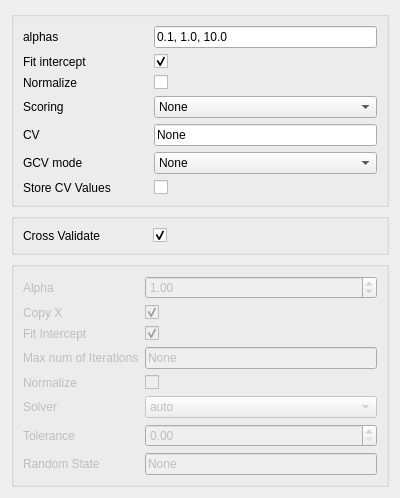
<?xml version="1.0" encoding="UTF-8"?>
<ui version="4.0">
 <class>Form</class>
 <widget class="QWidget" name="Form">
  <property name="geometry">
   <rect>
    <x>0</x>
    <y>0</y>
    <width>400</width>
    <height>441</height>
   </rect>
  </property>
  <property name="windowTitle">
   <string>Form</string>
  </property>
  <layout class="QVBoxLayout">
   <item>
    <layout class="QVBoxLayout" name="verticalLayout">
     <item>
      <widget class="QGroupBox" name="formGroupBox_CV">
       <layout class="QFormLayout" name="formLayout_6">
        <property name="fieldGrowthPolicy">
         <enum>QFormLayout::AllNonFixedFieldsGrow</enum>
        </property>
        <item row="0" column="0">
         <widget class="QLabel" name="alphasLabel_2">
          <property name="text">
           <string>alphas</string>
          </property>
         </widget>
        </item>
        <item row="0" column="1">
         <widget class="QLineEdit" name="alphasLineEdit_2">
          <property name="text">
           <string>0.1, 1.0, 10.0</string>
          </property>
         </widget>
        </item>
        <item row="1" column="0">
         <widget class="QLabel" name="fitInterceptLabel_3">
          <property name="text">
           <string>Fit intercept </string>
          </property>
         </widget>
        </item>
        <item row="1" column="1">
         <widget class="QCheckBox" name="fitInterceptCheckBox_3">
          <property name="checked">
           <bool>true</bool>
          </property>
         </widget>
        </item>
        <item row="2" column="0">
         <widget class="QLabel" name="normalizeLabel_3">
          <property name="text">
           <string>Normalize </string>
          </property>
         </widget>
        </item>
        <item row="2" column="1">
         <widget class="QCheckBox" name="normalizeCheckBox_3"/>
        </item>
        <item row="3" column="0">
         <widget class="QLabel" name="scoringLabel_2">
          <property name="text">
           <string>Scoring</string>
          </property>
         </widget>
        </item>
        <item row="3" column="1">
         <widget class="QComboBox" name="scoringComboBox_2">
          <item>
           <property name="text">
            <string>None</string>
           </property>
          </item>
          <item>
           <property name="text">
            <string>string</string>
           </property>
          </item>
          <item>
           <property name="text">
            <string>callable</string>
           </property>
          </item>
         </widget>
        </item>
        <item row="4" column="0">
         <widget class="QLabel" name="cvLabel_2">
          <property name="text">
           <string>CV</string>
          </property>
         </widget>
        </item>
        <item row="4" column="1">
         <widget class="QLineEdit" name="cvLineEdit_2">
          <property name="text">
           <string>None</string>
          </property>
         </widget>
        </item>
        <item row="5" column="0">
         <widget class="QLabel" name="gCVModeLabel_2">
          <property name="text">
           <string>GCV mode</string>
          </property>
         </widget>
        </item>
        <item row="5" column="1">
         <widget class="QComboBox" name="gCVModeComboBox_2">
          <item>
           <property name="text">
            <string>None</string>
           </property>
          </item>
          <item>
           <property name="text">
            <string>auto</string>
           </property>
          </item>
          <item>
           <property name="text">
            <string>svd</string>
           </property>
          </item>
          <item>
           <property name="text">
            <string>eigen</string>
           </property>
          </item>
         </widget>
        </item>
        <item row="6" column="0">
         <widget class="QLabel" name="storeCVValuesLabel_2">
          <property name="text">
           <string>Store CV Values           </string>
          </property>
         </widget>
        </item>
        <item row="6" column="1">
         <widget class="QCheckBox" name="storeCVValuesCheckBox_2"/>
        </item>
       </layout>
      </widget>
     </item>
     <item>
      <widget class="QGroupBox" name="formGroupBox_2">
       <layout class="QFormLayout" name="formLayout_5">
        <item row="0" column="0">
         <widget class="QLabel" name="crossValidateLabel_2">
          <property name="text">
           <string>Cross Validate              </string>
          </property>
         </widget>
        </item>
        <item row="0" column="1">
         <widget class="QCheckBox" name="crossValidateCheckBox_2">
          <property name="checked">
           <bool>true</bool>
          </property>
         </widget>
        </item>
       </layout>
      </widget>
     </item>
     <item>
      <widget class="QGroupBox" name="formGroupBox">
       <property name="enabled">
        <bool>false</bool>
       </property>
       <layout class="QFormLayout" name="formLayout_2">
        <property name="fieldGrowthPolicy">
         <enum>QFormLayout::AllNonFixedFieldsGrow</enum>
        </property>
        <item row="0" column="0">
         <widget class="QLabel" name="alphaLabel_2">
          <property name="text">
           <string>Alpha</string>
          </property>
         </widget>
        </item>
        <item row="0" column="1">
         <widget class="QDoubleSpinBox" name="alphaDoubleSpinBox_2">
          <property name="value">
           <double>1.000000000000000</double>
          </property>
         </widget>
        </item>
        <item row="1" column="0">
         <widget class="QLabel" name="copyXLabel_2">
          <property name="text">
           <string>Copy X</string>
          </property>
         </widget>
        </item>
        <item row="1" column="1">
         <widget class="QCheckBox" name="copyXCheckBox_2">
          <property name="checked">
           <bool>true</bool>
          </property>
         </widget>
        </item>
        <item row="2" column="0">
         <widget class="QLabel" name="fitInterceptLabel_4">
          <property name="text">
           <string>Fit Intercept</string>
          </property>
         </widget>
        </item>
        <item row="2" column="1">
         <widget class="QCheckBox" name="fitInterceptCheckBox_4">
          <property name="checked">
           <bool>true</bool>
          </property>
         </widget>
        </item>
        <item row="3" column="0">
         <widget class="QLabel" name="maxNumOfIterationsLabel_2">
          <property name="text">
           <string>Max num of Iterations</string>
          </property>
         </widget>
        </item>
        <item row="3" column="1">
         <widget class="QLineEdit" name="maxNumOfIterationslineEdit_2">
          <property name="text">
           <string>None</string>
          </property>
         </widget>
        </item>
        <item row="4" column="0">
         <widget class="QLabel" name="normalizeLabel_4">
          <property name="text">
           <string>Normalize</string>
          </property>
         </widget>
        </item>
        <item row="4" column="1">
         <widget class="QCheckBox" name="normalizeCheckBox_4"/>
        </item>
        <item row="5" column="0">
         <widget class="QLabel" name="solverLabel_2">
          <property name="text">
           <string>Solver</string>
          </property>
         </widget>
        </item>
        <item row="5" column="1">
         <widget class="QComboBox" name="solverComboBox_2">
          <item>
           <property name="text">
            <string>auto</string>
           </property>
          </item>
          <item>
           <property name="text">
            <string>svd</string>
           </property>
          </item>
          <item>
           <property name="text">
            <string>cholesky</string>
           </property>
          </item>
          <item>
           <property name="text">
            <string>lsqr</string>
           </property>
          </item>
          <item>
           <property name="text">
            <string>sparse_cg</string>
           </property>
          </item>
          <item>
           <property name="text">
            <string>sag</string>
           </property>
          </item>
         </widget>
        </item>
        <item row="6" column="0">
         <widget class="QLabel" name="toleranceLabel_2">
          <property name="text">
           <string>Tolerance</string>
          </property>
         </widget>
        </item>
        <item row="6" column="1">
         <widget class="QDoubleSpinBox" name="toleranceDoubleSpinBox_2"/>
        </item>
        <item row="7" column="0">
         <widget class="QLabel" name="randomStateLabel_2">
          <property name="text">
           <string>Random State</string>
          </property>
         </widget>
        </item>
        <item row="7" column="1">
         <widget class="QLineEdit" name="randomStateLineEdit_2">
          <property name="text">
           <string>None</string>
          </property>
         </widget>
        </item>
       </layout>
      </widget>
     </item>
    </layout>
   </item>
  </layout>
 </widget>
 <resources/>
 <connections/>
</ui>
